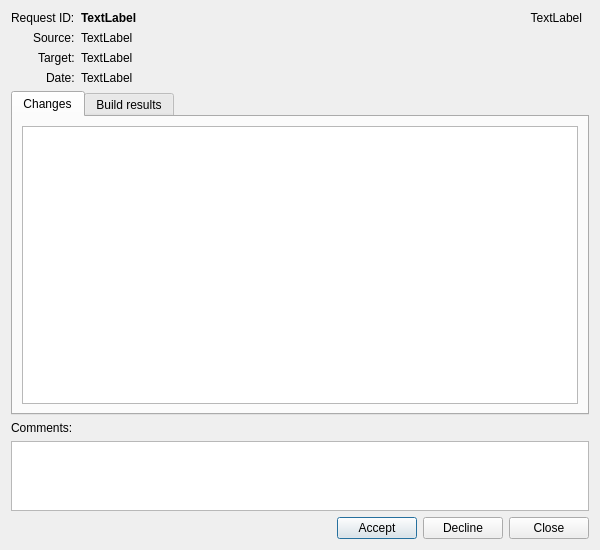
<?xml version="1.0" encoding="UTF-8"?>
<ui version="4.0">
 <class>RequestStateEditor</class>
 <widget class="QDialog" name="RequestStateEditor">
  <property name="geometry">
   <rect>
    <x>0</x>
    <y>0</y>
    <width>600</width>
    <height>550</height>
   </rect>
  </property>
  <property name="windowTitle">
   <string>Request State Change</string>
  </property>
  <layout class="QVBoxLayout" name="verticalLayout">
   <item>
    <layout class="QFormLayout" name="formLayout">
     <property name="labelAlignment">
      <set>Qt::AlignRight|Qt::AlignTrailing|Qt::AlignVCenter</set>
     </property>
     <item row="0" column="0">
      <widget class="QLabel" name="requestIdLabel">
       <property name="font">
        <font>
         <weight>50</weight>
         <bold>false</bold>
        </font>
       </property>
       <property name="text">
        <string>Request ID:</string>
       </property>
      </widget>
     </item>
     <item row="0" column="1">
      <layout class="QHBoxLayout" name="horizontalLayout_2">
       <item>
        <widget class="QLabel" name="requestIdLabelText">
         <property name="font">
          <font>
           <weight>75</weight>
           <bold>true</bold>
          </font>
         </property>
         <property name="text">
          <string>TextLabel</string>
         </property>
        </widget>
       </item>
       <item>
        <widget class="QLabel" name="requesterLabel">
         <property name="sizePolicy">
          <sizepolicy hsizetype="MinimumExpanding" vsizetype="Preferred">
           <horstretch>0</horstretch>
           <verstretch>0</verstretch>
          </sizepolicy>
         </property>
         <property name="text">
          <string>TextLabel</string>
         </property>
         <property name="alignment">
          <set>Qt::AlignBottom|Qt::AlignRight|Qt::AlignTrailing</set>
         </property>
        </widget>
       </item>
       <item>
        <spacer name="horizontalSpacer_2">
         <property name="orientation">
          <enum>Qt::Horizontal</enum>
         </property>
         <property name="sizeType">
          <enum>QSizePolicy::Minimum</enum>
         </property>
         <property name="sizeHint" stdset="0">
          <size>
           <width>7</width>
           <height>10</height>
          </size>
         </property>
        </spacer>
       </item>
      </layout>
     </item>
     <item row="2" column="0">
      <widget class="QLabel" name="sourceLabel">
       <property name="text">
        <string>Source:</string>
       </property>
      </widget>
     </item>
     <item row="2" column="1">
      <widget class="QLabel" name="sourceLabelText">
       <property name="text">
        <string>TextLabel</string>
       </property>
      </widget>
     </item>
     <item row="3" column="0">
      <widget class="QLabel" name="targetLabel">
       <property name="text">
        <string>Target:</string>
       </property>
      </widget>
     </item>
     <item row="3" column="1">
      <widget class="QLabel" name="targetLabelText">
       <property name="text">
        <string>TextLabel</string>
       </property>
      </widget>
     </item>
     <item row="4" column="0">
      <widget class="QLabel" name="dateLabel">
       <property name="text">
        <string>Date:</string>
       </property>
      </widget>
     </item>
     <item row="4" column="1">
      <widget class="QLabel" name="dateLabelText">
       <property name="text">
        <string>TextLabel</string>
       </property>
      </widget>
     </item>
    </layout>
   </item>
   <item>
    <widget class="QTabWidget" name="tabWidget">
     <property name="currentIndex">
      <number>0</number>
     </property>
     <widget class="QWidget" name="tabChanges">
      <property name="accessibleName">
       <string/>
      </property>
      <attribute name="title">
       <string>Changes</string>
      </attribute>
      <layout class="QVBoxLayout" name="verticalLayout_2">
       <item>
        <widget class="QTextBrowser" name="diffTextBrowser">
         <property name="sizePolicy">
          <sizepolicy hsizetype="Expanding" vsizetype="Expanding">
           <horstretch>0</horstretch>
           <verstretch>0</verstretch>
          </sizepolicy>
         </property>
         <property name="frameShadow">
          <enum>QFrame::Plain</enum>
         </property>
        </widget>
       </item>
      </layout>
     </widget>
     <widget class="QWidget" name="tabBuildResults">
      <attribute name="title">
       <string>Build results</string>
      </attribute>
      <layout class="QVBoxLayout" name="verticalLayout_3">
       <item>
        <widget class="QTreeView" name="treeBuildResults">
         <property name="editTriggers">
          <set>QAbstractItemView::NoEditTriggers</set>
         </property>
        </widget>
       </item>
      </layout>
     </widget>
    </widget>
   </item>
   <item>
    <widget class="QLabel" name="commentsLabel">
     <property name="text">
      <string>Comments:</string>
     </property>
    </widget>
   </item>
   <item>
    <widget class="QTextBrowser" name="commentsTextBrowser">
     <property name="sizePolicy">
      <sizepolicy hsizetype="Expanding" vsizetype="Expanding">
       <horstretch>0</horstretch>
       <verstretch>0</verstretch>
      </sizepolicy>
     </property>
     <property name="minimumSize">
      <size>
       <width>0</width>
       <height>0</height>
      </size>
     </property>
     <property name="maximumSize">
      <size>
       <width>16777215</width>
       <height>70</height>
      </size>
     </property>
     <property name="inputMethodHints">
      <set>Qt::ImhNone</set>
     </property>
     <property name="undoRedoEnabled">
      <bool>true</bool>
     </property>
     <property name="readOnly">
      <bool>false</bool>
     </property>
    </widget>
   </item>
   <item>
    <layout class="QHBoxLayout" name="horizontalLayout">
     <property name="sizeConstraint">
      <enum>QLayout::SetDefaultConstraint</enum>
     </property>
     <item>
      <spacer name="horizontalSpacer">
       <property name="orientation">
        <enum>Qt::Horizontal</enum>
       </property>
       <property name="sizeHint" stdset="0">
        <size>
         <width>40</width>
         <height>20</height>
        </size>
       </property>
      </spacer>
     </item>
     <item>
      <widget class="QPushButton" name="acceptPushButton">
       <property name="sizePolicy">
        <sizepolicy hsizetype="Fixed" vsizetype="Fixed">
         <horstretch>0</horstretch>
         <verstretch>0</verstretch>
        </sizepolicy>
       </property>
       <property name="layoutDirection">
        <enum>Qt::LeftToRight</enum>
       </property>
       <property name="text">
        <string>Accept</string>
       </property>
       <property name="icon">
        <iconset theme="dialog-ok-apply">
         <normaloff>.</normaloff>.</iconset>
       </property>
      </widget>
     </item>
     <item>
      <widget class="QPushButton" name="declinePushButton">
       <property name="sizePolicy">
        <sizepolicy hsizetype="Fixed" vsizetype="Fixed">
         <horstretch>0</horstretch>
         <verstretch>0</verstretch>
        </sizepolicy>
       </property>
       <property name="text">
        <string>Decline</string>
       </property>
       <property name="icon">
        <iconset theme="dialog-cancel">
         <normaloff>.</normaloff>.</iconset>
       </property>
      </widget>
     </item>
     <item>
      <widget class="QPushButton" name="closePushButton">
       <property name="text">
        <string>Close</string>
       </property>
       <property name="icon">
        <iconset theme="application-exit">
         <normaloff>.</normaloff>.</iconset>
       </property>
      </widget>
     </item>
    </layout>
   </item>
  </layout>
 </widget>
 <resources/>
 <connections>
  <connection>
   <sender>closePushButton</sender>
   <signal>clicked()</signal>
   <receiver>RequestStateEditor</receiver>
   <slot>close()</slot>
   <hints>
    <hint type="sourcelabel">
     <x>473</x>
     <y>375</y>
    </hint>
    <hint type="destinationlabel">
     <x>261</x>
     <y>197</y>
    </hint>
   </hints>
  </connection>
 </connections>
</ui>
